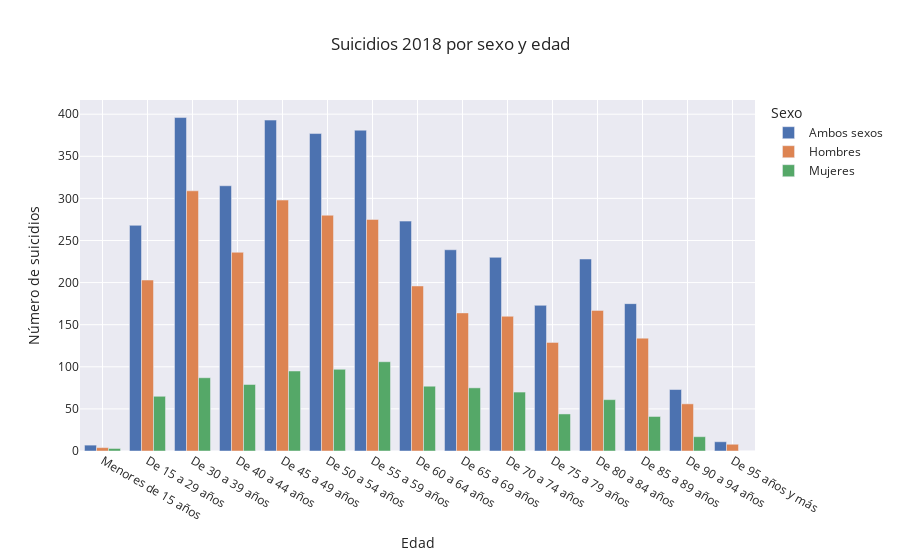

Notebook code cell kept with this figure:
### Markdown cell above
SUICIDIOS EN 2018 POR SEXO Y EDAD

### Code cell
#Preparar dataframe. Se omiten las 3 primeras filas del df para no romper los datos y que se vea mejor la información.
df18 = df2018.iloc[3:-1]
fig1 = px.bar (df18, x="Edad", y = "Total", color= "Sexo",title="Suicidios 2018 por sexo y edad", labels={"Total": "Número de suicidios"}, template="seaborn", barmode="group")
fig1.show()

### Figure 1 — Plotly figure (JSON) as saved in the notebook; plotly's stock layout.template omitted (floating-point values rounded to 4 significant figures)
{"data": [{"alignmentgroup": "True", "hovertemplate": "Sexo=Ambos sexos<br>Edad=%{x}<br>Número de suicidios=%{y}<extra></extra>", "legendgroup": "Ambos sexos", "marker": {"color": "rgb(76,114,176)", "pattern": {"shape": ""}}, "name": "Ambos sexos", "offsetgroup": "Ambos sexos", "orientation": "v", "showlegend": true, "textposition": "auto", "type": "bar", "x": ["Menores de 15 años", "De 15 a 29 años", "De 30 a 39 años", "De 40 a 44 años", "De 45 a 49 años", "De 50 a 54 años", "De 55 a 59 años", "De 60 a 64 años", "De 65 a 69 años", "De 70 a 74 años", "De 75 a 79 años", "De 80 a 84 años", "De 85 a 89 años", "De 90 a 94 años", "De 95 años y más"], "xaxis": "x", "y": [7, 268, 396, 315, 393, 377, 381, 273, 239, 230, 173, 228, 175, 73, 11], "yaxis": "y"}, {"alignmentgroup": "True", "hovertemplate": "Sexo=Hombres<br>Edad=%{x}<br>Número de suicidios=%{y}<extra></extra>", "legendgroup": "Hombres", "marker": {"color": "rgb(221,132,82)", "pattern": {"shape": ""}}, "name": "Hombres", "offsetgroup": "Hombres", "orientation": "v", "showlegend": true, "textposition": "auto", "type": "bar", "x": ["Menores de 15 años", "De 15 a 29 años", "De 30 a 39 años", "De 40 a 44 años", "De 45 a 49 años", "De 50 a 54 años", "De 55 a 59 años", "De 60 a 64 años", "De 65 a 69 años", "De 70 a 74 años", "De 75 a 79 años", "De 80 a 84 años", "De 85 a 89 años", "De 90 a 94 años", "De 95 años y más"], "xaxis": "x", "y": [4, 203, 309, 236, 298, 280, 275, 196, 164, 160, 129, 167, 134, 56, 8], "yaxis": "y"}, {"alignmentgroup": "True", "hovertemplate": "Sexo=Mujeres<br>Edad=%{x}<br>Número de suicidios=%{y}<extra></extra>", "legendgroup": "Mujeres", "marker": {"color": "rgb(85,168,104)", "pattern": {"shape": ""}}, "name": "Mujeres", "offsetgroup": "Mujeres", "orientation": "v", "showlegend": true, "textposition": "auto", "type": "bar", "x": ["Menores de 15 años", "De 15 a 29 años", "De 30 a 39 años", "De 40 a 44 años", "De 45 a 49 años", "De 50 a 54 años", "De 55 a 59 años", "De 60 a 64 años", "De 65 a 69 años", "De 70 a 74 años", "De 75 a 79 años", "De 80 a 84 años", "De 85 a 89 años", "De 90 a 94 años"], "xaxis": "x", "y": [3, 65, 87, 79, 95, 97, 106, 77, 75, 70, 44, 61, 41, 17], "yaxis": "y"}], "layout": {"barmode": "group", "legend": {"title": {"text": "Sexo"}, "tracegroupgap": 0}, "title": {"text": "Suicidios 2018 por sexo y edad"}, "xaxis": {"anchor": "y", "domain": [0, 1], "title": {"text": "Edad"}}, "yaxis": {"anchor": "x", "domain": [0, 1], "title": {"text": "Número de suicidios"}}}}
